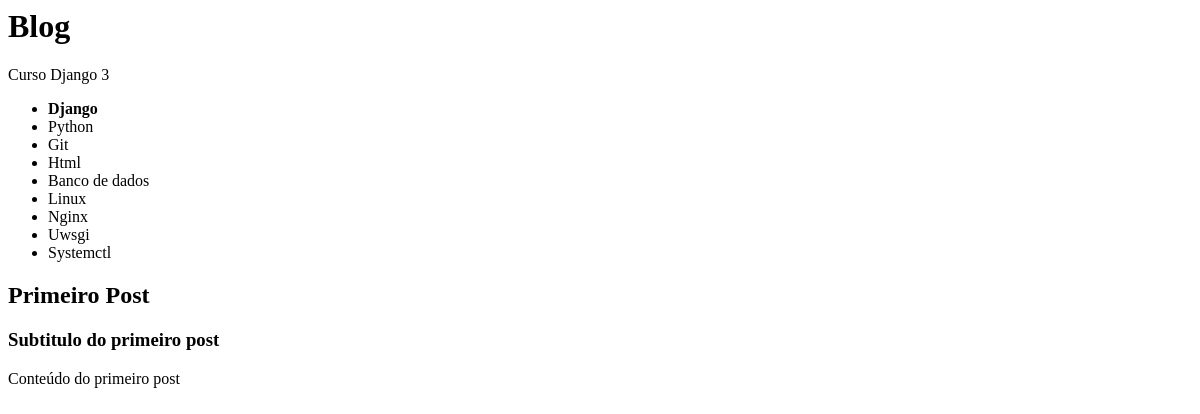
/blog/, run on an earlier commit of the app's database.
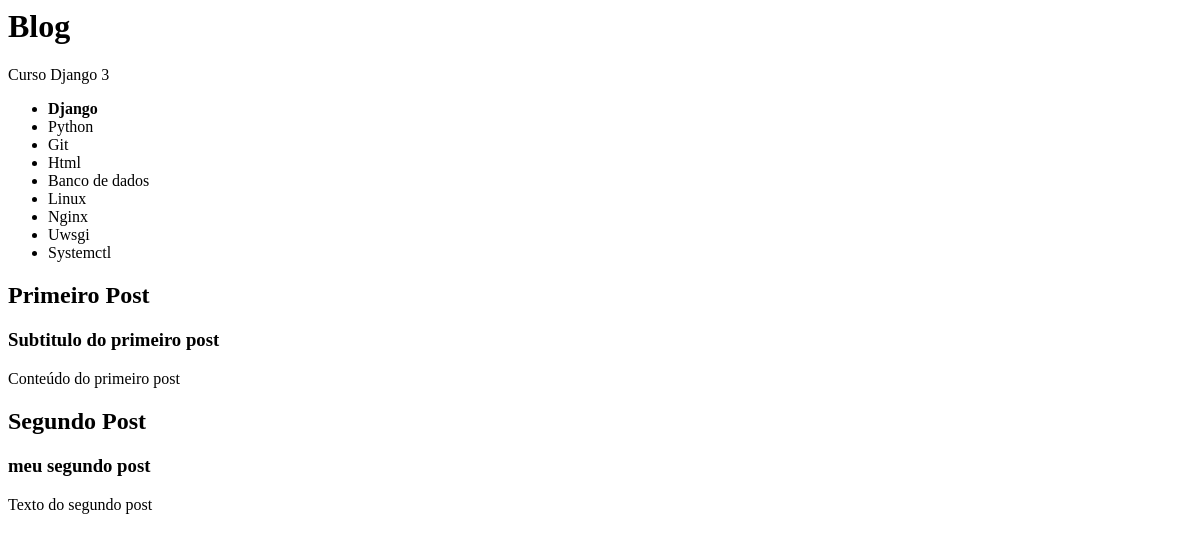
And on a later commit of the database.
### website/models.py (models this page shows)
class Post(models.Model):
    title = models.CharField(max_length=100)
    sub_title = models.CharField(max_length=200)
    content = models.TextField()

### website/views.py (the view)
# urls.py: path('', hello_blog),
def hello_blog(request):
    lista = ['Django', 'Python', 'Git', 'Html',
             'Banco de dados', 'Linux', 'Nginx', 'Uwsgi',
              'Systemctl'
    ]
    list_post = Post.objects.all()
    data = {
        'name': 'Curso Django 3',
        'lista_tecnologia': lista,
        'posts': list_post,
    }
    return render(request, 'index.html', data)

### website/templates/index.html
<h1>Blog</h1>
{{ name }}
<ul>
{% for item in lista_tecnologia %}
    {% if item == 'Django' %}
    <li><b>{{ item }}</b></li>
    {% else %}
    <li>{{ item }}</li>
    {% endif %}
{% endfor %}
</ul>
{% for post in posts %}
    <h2>{{ post.title }}</h2>
    <h3>{{ post.sub_title }}</h3>
    <p>{{ post.content }} </p>
{% endfor %}

What changed in the data, as far as the page shows it:
added Post: title "Segundo Post", sub_title "meu segundo post", content "Texto do segundo post"
